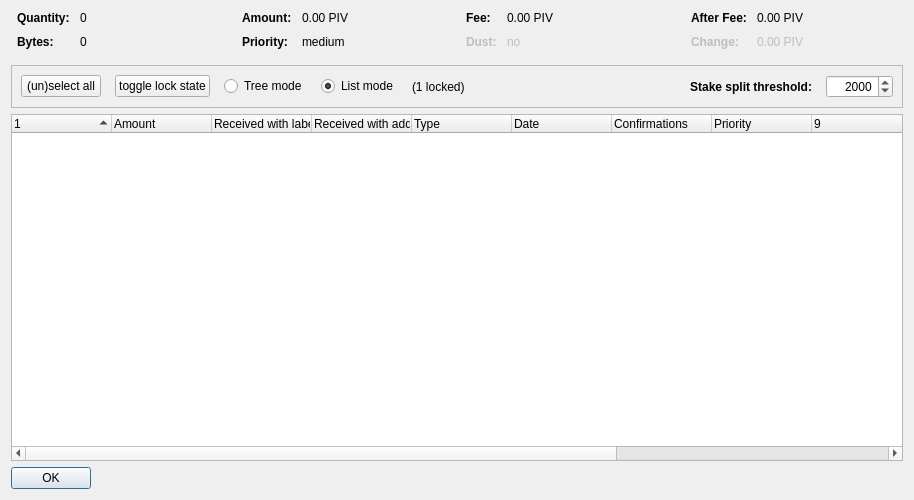
<?xml version="1.0" encoding="UTF-8"?>
<ui version="4.0">
 <class>CoinControlDialog</class>
 <widget class="QDialog" name="CoinControlDialog">
  <property name="geometry">
   <rect>
    <x>0</x>
    <y>0</y>
    <width>914</width>
    <height>500</height>
   </rect>
  </property>
  <property name="windowTitle">
   <string>Coin Selection</string>
  </property>
  <layout class="QVBoxLayout" name="verticalLayout">
   <item>
    <layout class="QHBoxLayout" name="horizontalLayoutTop" stretch="0,0,0,0">
     <property name="topMargin">
      <number>0</number>
     </property>
     <property name="bottomMargin">
      <number>10</number>
     </property>
     <item>
      <layout class="QFormLayout" name="formLayoutCoinControl1">
       <property name="horizontalSpacing">
        <number>10</number>
       </property>
       <property name="verticalSpacing">
        <number>10</number>
       </property>
       <property name="leftMargin">
        <number>6</number>
       </property>
       <property name="rightMargin">
        <number>6</number>
       </property>
       <item row="0" column="0">
        <widget class="QLabel" name="labelCoinControlQuantityText">
         <property name="font">
          <font>
           <weight>75</weight>
           <bold>true</bold>
          </font>
         </property>
         <property name="text">
          <string>Quantity:</string>
         </property>
        </widget>
       </item>
       <item row="0" column="1">
        <widget class="QLabel" name="labelCoinControlQuantity">
         <property name="cursor">
          <cursorShape>IBeamCursor</cursorShape>
         </property>
         <property name="contextMenuPolicy">
          <enum>Qt::ActionsContextMenu</enum>
         </property>
         <property name="text">
          <string notr="true">0</string>
         </property>
         <property name="textInteractionFlags">
          <set>Qt::LinksAccessibleByMouse|Qt::TextSelectableByKeyboard|Qt::TextSelectableByMouse</set>
         </property>
        </widget>
       </item>
       <item row="1" column="0">
        <widget class="QLabel" name="labelCoinControlBytesText">
         <property name="font">
          <font>
           <weight>75</weight>
           <bold>true</bold>
          </font>
         </property>
         <property name="text">
          <string>Bytes:</string>
         </property>
        </widget>
       </item>
       <item row="1" column="1">
        <widget class="QLabel" name="labelCoinControlBytes">
         <property name="cursor">
          <cursorShape>IBeamCursor</cursorShape>
         </property>
         <property name="contextMenuPolicy">
          <enum>Qt::ActionsContextMenu</enum>
         </property>
         <property name="text">
          <string notr="true">0</string>
         </property>
         <property name="textInteractionFlags">
          <set>Qt::LinksAccessibleByMouse|Qt::TextSelectableByKeyboard|Qt::TextSelectableByMouse</set>
         </property>
        </widget>
       </item>
      </layout>
     </item>
     <item>
      <layout class="QFormLayout" name="formLayoutCoinControl2">
       <property name="horizontalSpacing">
        <number>10</number>
       </property>
       <property name="verticalSpacing">
        <number>10</number>
       </property>
       <property name="leftMargin">
        <number>6</number>
       </property>
       <property name="rightMargin">
        <number>6</number>
       </property>
       <item row="0" column="0">
        <widget class="QLabel" name="labelCoinControlAmountText">
         <property name="font">
          <font>
           <weight>75</weight>
           <bold>true</bold>
          </font>
         </property>
         <property name="text">
          <string>Amount:</string>
         </property>
        </widget>
       </item>
       <item row="0" column="1">
        <widget class="QLabel" name="labelCoinControlAmount">
         <property name="cursor">
          <cursorShape>IBeamCursor</cursorShape>
         </property>
         <property name="contextMenuPolicy">
          <enum>Qt::ActionsContextMenu</enum>
         </property>
         <property name="text">
          <string notr="true">0.00 PIV</string>
         </property>
         <property name="textInteractionFlags">
          <set>Qt::LinksAccessibleByMouse|Qt::TextSelectableByKeyboard|Qt::TextSelectableByMouse</set>
         </property>
        </widget>
       </item>
       <item row="1" column="0">
        <widget class="QLabel" name="labelCoinControlPriorityText">
         <property name="font">
          <font>
           <weight>75</weight>
           <bold>true</bold>
          </font>
         </property>
         <property name="text">
          <string>Priority:</string>
         </property>
        </widget>
       </item>
       <item row="1" column="1">
        <widget class="QLabel" name="labelCoinControlPriority">
         <property name="cursor">
          <cursorShape>IBeamCursor</cursorShape>
         </property>
         <property name="contextMenuPolicy">
          <enum>Qt::ActionsContextMenu</enum>
         </property>
         <property name="text">
          <string>medium</string>
         </property>
         <property name="textInteractionFlags">
          <set>Qt::LinksAccessibleByMouse|Qt::TextSelectableByKeyboard|Qt::TextSelectableByMouse</set>
         </property>
        </widget>
       </item>
      </layout>
     </item>
     <item>
      <layout class="QFormLayout" name="formLayoutCoinControl3">
       <property name="horizontalSpacing">
        <number>10</number>
       </property>
       <property name="verticalSpacing">
        <number>10</number>
       </property>
       <property name="leftMargin">
        <number>6</number>
       </property>
       <property name="rightMargin">
        <number>6</number>
       </property>
       <item row="0" column="0">
        <widget class="QLabel" name="labelCoinControlFeeText">
         <property name="font">
          <font>
           <weight>75</weight>
           <bold>true</bold>
          </font>
         </property>
         <property name="text">
          <string>Fee:</string>
         </property>
        </widget>
       </item>
       <item row="0" column="1">
        <widget class="QLabel" name="labelCoinControlFee">
         <property name="cursor">
          <cursorShape>IBeamCursor</cursorShape>
         </property>
         <property name="contextMenuPolicy">
          <enum>Qt::ActionsContextMenu</enum>
         </property>
         <property name="text">
          <string notr="true">0.00 PIV</string>
         </property>
         <property name="textInteractionFlags">
          <set>Qt::LinksAccessibleByMouse|Qt::TextSelectableByKeyboard|Qt::TextSelectableByMouse</set>
         </property>
        </widget>
       </item>
       <item row="1" column="0">
        <widget class="QLabel" name="labelCoinControlLowOutputText">
         <property name="enabled">
          <bool>false</bool>
         </property>
         <property name="font">
          <font>
           <weight>75</weight>
           <bold>true</bold>
          </font>
         </property>
         <property name="text">
          <string>Dust:</string>
         </property>
        </widget>
       </item>
       <item row="1" column="1">
        <widget class="QLabel" name="labelCoinControlLowOutput">
         <property name="enabled">
          <bool>false</bool>
         </property>
         <property name="cursor">
          <cursorShape>IBeamCursor</cursorShape>
         </property>
         <property name="contextMenuPolicy">
          <enum>Qt::ActionsContextMenu</enum>
         </property>
         <property name="text">
          <string>no</string>
         </property>
         <property name="textInteractionFlags">
          <set>Qt::LinksAccessibleByMouse|Qt::TextSelectableByKeyboard|Qt::TextSelectableByMouse</set>
         </property>
        </widget>
       </item>
      </layout>
     </item>
     <item>
      <layout class="QFormLayout" name="formLayoutCoinControl4">
       <property name="horizontalSpacing">
        <number>10</number>
       </property>
       <property name="verticalSpacing">
        <number>10</number>
       </property>
       <property name="leftMargin">
        <number>6</number>
       </property>
       <property name="rightMargin">
        <number>6</number>
       </property>
       <item row="0" column="0">
        <widget class="QLabel" name="labelCoinControlAfterFeeText">
         <property name="font">
          <font>
           <weight>75</weight>
           <bold>true</bold>
          </font>
         </property>
         <property name="text">
          <string>After Fee:</string>
         </property>
        </widget>
       </item>
       <item row="0" column="1">
        <widget class="QLabel" name="labelCoinControlAfterFee">
         <property name="cursor">
          <cursorShape>IBeamCursor</cursorShape>
         </property>
         <property name="contextMenuPolicy">
          <enum>Qt::ActionsContextMenu</enum>
         </property>
         <property name="text">
          <string notr="true">0.00 PIV</string>
         </property>
         <property name="textInteractionFlags">
          <set>Qt::LinksAccessibleByMouse|Qt::TextSelectableByKeyboard|Qt::TextSelectableByMouse</set>
         </property>
        </widget>
       </item>
       <item row="1" column="0">
        <widget class="QLabel" name="labelCoinControlChangeText">
         <property name="enabled">
          <bool>false</bool>
         </property>
         <property name="font">
          <font>
           <weight>75</weight>
           <bold>true</bold>
          </font>
         </property>
         <property name="text">
          <string>Change:</string>
         </property>
        </widget>
       </item>
       <item row="1" column="1">
        <widget class="QLabel" name="labelCoinControlChange">
         <property name="enabled">
          <bool>false</bool>
         </property>
         <property name="cursor">
          <cursorShape>IBeamCursor</cursorShape>
         </property>
         <property name="contextMenuPolicy">
          <enum>Qt::ActionsContextMenu</enum>
         </property>
         <property name="text">
          <string notr="true">0.00 PIV</string>
         </property>
         <property name="textInteractionFlags">
          <set>Qt::LinksAccessibleByMouse|Qt::TextSelectableByKeyboard|Qt::TextSelectableByMouse</set>
         </property>
        </widget>
       </item>
      </layout>
     </item>
    </layout>
   </item>
   <item>
    <widget class="QFrame" name="frame">
     <property name="minimumSize">
      <size>
       <width>0</width>
       <height>40</height>
      </size>
     </property>
     <property name="frameShape">
      <enum>QFrame::StyledPanel</enum>
     </property>
     <property name="frameShadow">
      <enum>QFrame::Sunken</enum>
     </property>
     <layout class="QHBoxLayout" name="horizontalLayout">
      <item>
       <layout class="QHBoxLayout" name="horizontalLayoutPanel" stretch="0,0,0,0,0,0,0,0">
        <property name="spacing">
         <number>14</number>
        </property>
        <item>
         <widget class="QPushButton" name="pushButtonSelectAll">
          <property name="sizePolicy">
           <sizepolicy hsizetype="Maximum" vsizetype="Fixed">
            <horstretch>0</horstretch>
            <verstretch>0</verstretch>
           </sizepolicy>
          </property>
          <property name="text">
           <string>(un)select all</string>
          </property>
          <property name="autoDefault">
           <bool>false</bool>
          </property>
         </widget>
        </item>
        <item>
         <widget class="QPushButton" name="pushButtonToggleLock">
          <property name="sizePolicy">
           <sizepolicy hsizetype="Maximum" vsizetype="Fixed">
            <horstretch>0</horstretch>
            <verstretch>0</verstretch>
           </sizepolicy>
          </property>
          <property name="text">
           <string>toggle lock state</string>
          </property>
          <property name="autoDefault">
           <bool>false</bool>
          </property>
         </widget>
        </item>
        <item>
         <widget class="QRadioButton" name="radioTreeMode">
          <property name="sizePolicy">
           <sizepolicy hsizetype="Maximum" vsizetype="Fixed">
            <horstretch>0</horstretch>
            <verstretch>0</verstretch>
           </sizepolicy>
          </property>
          <property name="text">
           <string>Tree mode</string>
          </property>
         </widget>
        </item>
        <item>
         <widget class="QRadioButton" name="radioListMode">
          <property name="sizePolicy">
           <sizepolicy hsizetype="Maximum" vsizetype="Fixed">
            <horstretch>0</horstretch>
            <verstretch>0</verstretch>
           </sizepolicy>
          </property>
          <property name="text">
           <string>List mode</string>
          </property>
          <property name="checked">
           <bool>true</bool>
          </property>
         </widget>
        </item>
        <item>
         <widget class="QLabel" name="labelLocked">
          <property name="text">
           <string>(1 locked)</string>
          </property>
         </widget>
        </item>
        <item>
         <spacer name="horizontalSpacer">
          <property name="orientation">
           <enum>Qt::Horizontal</enum>
          </property>
          <property name="sizeType">
           <enum>QSizePolicy::Expanding</enum>
          </property>
          <property name="sizeHint" stdset="0">
           <size>
            <width>40</width>
            <height>20</height>
           </size>
          </property>
         </spacer>
        </item>
        <item>
         <widget class="QLabel" name="label">
          <property name="font">
           <font>
            <weight>75</weight>
            <bold>true</bold>
           </font>
          </property>
          <property name="text">
           <string>Stake split threshold:</string>
          </property>
          <property name="alignment">
           <set>Qt::AlignRight|Qt::AlignTrailing|Qt::AlignVCenter</set>
          </property>
         </widget>
        </item>
        <item>
         <widget class="QSpinBox" name="spinBoxStakeSplitThreshold">
          <property name="alignment">
           <set>Qt::AlignRight|Qt::AlignTrailing|Qt::AlignVCenter</set>
          </property>
          <property name="prefix">
           <string/>
          </property>
          <property name="minimum">
           <number>1</number>
          </property>
          <property name="maximum">
           <number>999999</number>
          </property>
          <property name="value">
           <number>2000</number>
          </property>
         </widget>
        </item>
       </layout>
      </item>
     </layout>
    </widget>
   </item>
   <item>
    <widget class="CoinControlTreeWidget" name="treeWidget">
     <property name="contextMenuPolicy">
      <enum>Qt::CustomContextMenu</enum>
     </property>
     <property name="sortingEnabled">
      <bool>false</bool>
     </property>
     <property name="columnCount">
      <number>13</number>
     </property>
     <attribute name="headerShowSortIndicator" stdset="0">
      <bool>true</bool>
     </attribute>
     <attribute name="headerStretchLastSection">
      <bool>false</bool>
     </attribute>
     <column>
      <property name="text">
       <string/>
      </property>
     </column>
     <column>
      <property name="text">
       <string>Amount</string>
      </property>
     </column>
     <column>
      <property name="text">
       <string>Received with label</string>
      </property>
     </column>
     <column>
      <property name="text">
       <string>Received with address</string>
      </property>
     </column>
     <column>
      <property name="text">
       <string>Type</string>
      </property>
     </column>
     <column>
      <property name="text">
       <string>Date</string>
      </property>
     </column>
     <column>
      <property name="text">
       <string>Confirmations</string>
      </property>
      <property name="toolTip">
       <string>Confirmed</string>
      </property>
     </column>
     <column>
      <property name="text">
       <string>Priority</string>
      </property>
     </column>
     <column>
      <property name="text">
       <string/>
      </property>
     </column>
     <column>
      <property name="text">
       <string/>
      </property>
     </column>
     <column>
      <property name="text">
       <string/>
      </property>
     </column>
     <column>
      <property name="text">
       <string/>
      </property>
     </column>
     <column>
      <property name="text">
       <string/>
      </property>
     </column>
    </widget>
   </item>
   <item>
    <widget class="QDialogButtonBox" name="buttonBox">
     <property name="sizePolicy">
      <sizepolicy hsizetype="Maximum" vsizetype="Fixed">
       <horstretch>0</horstretch>
       <verstretch>0</verstretch>
      </sizepolicy>
     </property>
     <property name="orientation">
      <enum>Qt::Horizontal</enum>
     </property>
     <property name="standardButtons">
      <set>QDialogButtonBox::Ok</set>
     </property>
    </widget>
   </item>
  </layout>
 </widget>
 <customwidgets>
  <customwidget>
   <class>CoinControlTreeWidget</class>
   <extends>QTreeWidget</extends>
   <header>coincontroltreewidget.h</header>
  </customwidget>
 </customwidgets>
 <resources/>
 <connections/>
</ui>
